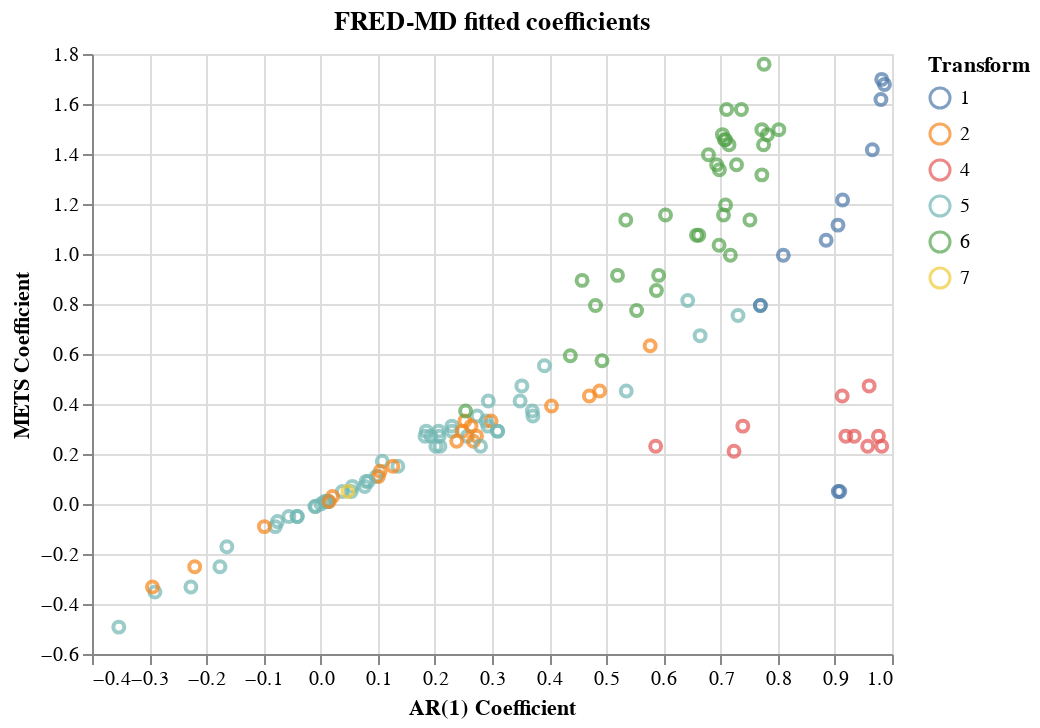

Here is the notebook cell this chart was saved with:
### Code cell
(altair.Chart(total_df, title = 'FRED-MD fitted coefficients')
 .mark_point()
 .encode(x=altair.X('ar_coef', title = 'AR(1) Coefficient'),
         y=altair.Y('mets_coef',title = 'METS Coefficient'),
         color=altair.Color('transform', title = 'Transform' )) )
#  .properties(
#     width=180,
#     height=180)
# )

### Figure 1 — Vega-Lite specification as saved in the notebook (floating-point values rounded to 4 significant figures)
{"config": {"view": {"continuousWidth": 400, "continuousHeight": 300}}, "data": {"name": "data-b1c57d727645cfcc09220cbe5350b597"}, "mark": "point", "encoding": {"color": {"type": "nominal", "field": "transform", "title": "Transform"}, "x": {"type": "quantitative", "field": "ar_coef", "title": "AR(1) Coefficient"}, "y": {"type": "quantitative", "field": "mets_coef", "title": "METS Coefficient"}}, "title": "FRED-MD fitted coefficients", "$schema": "https://vega.github.io/schema/vega-lite/v4.8.1.json", "datasets": {"data-b1c57d727645cfcc09220cbe5350b597": [{"mets_mse": 0.0001452, "ar_mse": 0.0001476, "transform": "5", "ar_coef": -0.2899, "mets_coef": -0.3518, "MSE_Ratio": -1.619, "mets_beats_ar": 1}, {"mets_mse": 8.097e-05, "ar_mse": 8.124e-05, "transform": "5", "ar_coef": 0.1352, "mets_coef": 0.1508, "MSE_Ratio": -0.3319, "mets_beats_ar": 1}, {"mets_mse": 0.0002097, "ar_mse": 0.000211, "transform": "5", "ar_coef": 0.1079, "mets_coef": 0.1709, "MSE_Ratio": -0.5919, "mets_beats_ar": 1}, {"mets_mse": 0.0002163, "ar_mse": 0.0002164, "transform": "5", "ar_coef": 0.03817, "mets_coef": 0.05025, "MSE_Ratio": -0.04738, "mets_beats_ar": 1}, {"mets_mse": 0.000503, "ar_mse": 0.0005036, "transform": "5", "ar_coef": 0.05567, "mets_coef": 0.07035, "MSE_Ratio": -0.1278, "mets_beats_ar": 1}, {"mets_mse": 0.0001917, "ar_mse": 0.0001983, "transform": "5", "ar_coef": 0.2935, "mets_coef": 0.4121, "MSE_Ratio": -3.297, "mets_beats_ar": 1}, {"mets_mse": 0.000255, "ar_mse": 0.0002602, "transform": "5", "ar_coef": 0.2298, "mets_coef": 0.3116, "MSE_Ratio": -2.017, "mets_beats_ar": 1}, {"mets_mse": 0.0003102, "ar_mse": 0.0003159, "transform": "5", "ar_coef": 0.2067, "mets_coef": 0.2915, "MSE_Ratio": -1.817, "mets_beats_ar": 1}, {"mets_mse": 0.0002543, "ar_mse": 0.0002585, "transform": "5", "ar_coef": 0.1828, "mets_coef": 0.2714, "MSE_Ratio": -1.644, "mets_beats_ar": 1}, {"mets_mse": 0.003337, "ar_mse": 0.003408, "transform": "5", "ar_coef": 0.185, "mets_coef": 0.2915, "MSE_Ratio": -2.101, "mets_beats_ar": 1}, {"mets_mse": 8.599e-05, "ar_mse": 8.612e-05, "transform": "5", "ar_coef": -0.07929, "mets_coef": -0.09045, "MSE_Ratio": -0.1515, "mets_beats_ar": 1}, {"mets_mse": 0.0007581, "ar_mse": 0.0007673, "transform": "5", "ar_coef": 0.2075, "mets_coef": 0.2714, "MSE_Ratio": -1.195, "mets_beats_ar": 1}, {"mets_mse": 0.0001847, "ar_mse": 0.0001883, "transform": "5", "ar_coef": 0.274, "mets_coef": 0.3518, "MSE_Ratio": -1.873, "mets_beats_ar": 1}, {"mets_mse": 0.0004723, "ar_mse": 0.0004774, "transform": "5", "ar_coef": 0.2897, "mets_coef": 0.3317, "MSE_Ratio": -1.053, "mets_beats_ar": 1}, {"mets_mse": 0.0002148, "ar_mse": 0.0002149, "transform": "5", "ar_coef": -0.07536, "mets_coef": -0.07035, "MSE_Ratio": -0.01976, "mets_beats_ar": 1}, {"mets_mse": 0.0002994, "ar_mse": 0.0003039, "transform": "5", "ar_coef": 0.2303, "mets_coef": 0.2915, "MSE_Ratio": -1.499, "mets_beats_ar": 1}, {"mets_mse": 0.002339, "ar_mse": 0.002366, "transform": "5", "ar_coef": -0.1762, "mets_coef": -0.2513, "MSE_Ratio": -1.136, "mets_beats_ar": 1}, {"mets_mse": 0.0006897, "ar_mse": 0.0006898, "transform": "5", "ar_coef": -0.04132, "mets_coef": -0.05025, "MSE_Ratio": -0.01994, "mets_beats_ar": 1}, {"mets_mse": 1.313, "ar_mse": 1.337, "transform": "2", "ar_coef": 0.2524, "mets_coef": 0.3317, "MSE_Ratio": -1.747, "mets_beats_ar": 1}, {"mets_mse": 70510.0, "ar_mse": 70990.0, "transform": "2", "ar_coef": -0.2203, "mets_coef": -0.2513, "MSE_Ratio": -0.667, "mets_beats_ar": 1}, {"mets_mse": 0.004171, "ar_mse": 0.004221, "transform": "2", "ar_coef": 0.2481, "mets_coef": 0.2915, "MSE_Ratio": -1.169, "mets_beats_ar": 1}, {"mets_mse": 1.708e-05, "ar_mse": 1.708e-05, "transform": "5", "ar_coef": -0.008477, "mets_coef": -0.01005, "MSE_Ratio": -0.00101, "mets_beats_ar": 1}, {"mets_mse": 0.0001788, "ar_mse": 0.0001788, "transform": "5", "ar_coef": 0.01304, "mets_coef": 0.01005, "MSE_Ratio": -0.0007715, "mets_beats_ar": 1}, {"mets_mse": 0.779, "ar_mse": 0.779, "transform": "2", "ar_coef": 0.02093, "mets_coef": 0.03015, "MSE_Ratio": -0.005593, "mets_beats_ar": 1}, {"mets_mse": 2.12, "ar_mse": 2.123, "transform": "2", "ar_coef": 0.1043, "mets_coef": 0.1307, "MSE_Ratio": -0.166, "mets_beats_ar": 1}, {"mets_mse": 0.02926, "ar_mse": 0.02994, "transform": "5", "ar_coef": -0.2269, "mets_coef": -0.3317, "MSE_Ratio": -2.294, "mets_beats_ar": 1}, {"mets_mse": 0.02053, "ar_mse": 0.02152, "transform": "5", "ar_coef": 0.3523, "mets_coef": 0.4724, "MSE_Ratio": -4.614, "mets_beats_ar": 1}, {"mets_mse": 0.006955, "ar_mse": 0.006849, "transform": "5", "ar_coef": 0.3716, "mets_coef": 0.3518, "MSE_Ratio": 1.558, "mets_beats_ar": 0}, {"mets_mse": 0.01596, "ar_mse": 0.01597, "transform": "5", "ar_coef": 0.257, "mets_coef": 0.2714, "MSE_Ratio": -0.05787, "mets_beats_ar": 1}, {"mets_mse": 0.003667, "ar_mse": 0.003663, "transform": "5", "ar_coef": 0.0772, "mets_coef": 0.07035, "MSE_Ratio": 0.1064, "mets_beats_ar": 0}, {"mets_mse": 0.04764, "ar_mse": 0.0484, "transform": "5", "ar_coef": 0.1932, "mets_coef": 0.2714, "MSE_Ratio": -1.575, "mets_beats_ar": 1}, {"mets_mse": 0.0001557, "ar_mse": 0.0001557, "transform": "5", "ar_coef": 0.0006761, "mets_coef": -0.0, "MSE_Ratio": 4.214e-05, "mets_beats_ar": 0}, {"mets_mse": 0.000124, "ar_mse": 0.000124, "transform": "5", "ar_coef": 0.006997, "mets_coef": 0.01005, "MSE_Ratio": 0.0008882, "mets_beats_ar": 0}, {"mets_mse": 8.434e-05, "ar_mse": 7.348e-05, "transform": "5", "ar_coef": 0.7305, "mets_coef": 0.7538, "MSE_Ratio": 14.78, "mets_beats_ar": 0}, {"mets_mse": 0.0002078, "ar_mse": 0.0002078, "transform": "5", "ar_coef": -0.05556, "mets_coef": -0.05025, "MSE_Ratio": 0.004859, "mets_beats_ar": 0}, {"mets_mse": 9.717e-05, "ar_mse": 9.718e-05, "transform": "5", "ar_coef": 0.05371, "mets_coef": 0.05025, "MSE_Ratio": -0.01728, "mets_beats_ar": 1}, {"mets_mse": 0.0001237, "ar_mse": 0.0001238, "transform": "5", "ar_coef": 0.09766, "mets_coef": 0.1106, "MSE_Ratio": -0.09057, "mets_beats_ar": 1}, {"mets_mse": 6.334e-05, "ar_mse": 6.334e-05, "transform": "5", "ar_coef": -0.04053, "mets_coef": -0.05025, "MSE_Ratio": -0.008704, "mets_beats_ar": 1}, {"mets_mse": 0.0001642, "ar_mse": 0.0001642, "transform": "5", "ar_coef": 0.01279, "mets_coef": 0.01005, "MSE_Ratio": -0.001251, "mets_beats_ar": 1}, {"mets_mse": 0.0001165, "ar_mse": 0.0001166, "transform": "5", "ar_coef": 0.01014, "mets_coef": 0.01005, "MSE_Ratio": -0.002072, "mets_beats_ar": 1}, {"mets_mse": 3.409e-05, "ar_mse": 3.409e-05, "transform": "5", "ar_coef": 0.07958, "mets_coef": 0.09045, "MSE_Ratio": 0.00185, "mets_beats_ar": 0}, {"mets_mse": 0.0001999, "ar_mse": 0.0001999, "transform": "5", "ar_coef": -0.009983, "mets_coef": -0.01005, "MSE_Ratio": -0.002576, "mets_beats_ar": 1}, {"mets_mse": 8.882e-06, "ar_mse": 8.781e-06, "transform": "5", "ar_coef": 0.3096, "mets_coef": 0.2915, "MSE_Ratio": 1.148, "mets_beats_ar": 0}, {"mets_mse": 2.041e-05, "ar_mse": 2.089e-05, "transform": "5", "ar_coef": 0.3492, "mets_coef": 0.4121, "MSE_Ratio": -2.298, "mets_beats_ar": 1}, {"mets_mse": 0.4384, "ar_mse": 0.07683, "transform": "1", "ar_coef": 0.9087, "mets_coef": 0.05025, "MSE_Ratio": 470.6, "mets_beats_ar": 0}, {"mets_mse": 0.01924, "ar_mse": 0.01923, "transform": "2", "ar_coef": -0.0983, "mets_coef": -0.09045, "MSE_Ratio": 0.06674, "mets_beats_ar": 0}, {"mets_mse": 0.4771, "ar_mse": 0.08578, "transform": "1", "ar_coef": 0.906, "mets_coef": 0.05025, "MSE_Ratio": 456.2, "mets_beats_ar": 0}, {"mets_mse": 0.08275, "ar_mse": 0.009149, "transform": "4", "ar_coef": 0.9575, "mets_coef": 0.2312, "MSE_Ratio": 804.5, "mets_beats_ar": 0}, {"mets_mse": 0.09913, "ar_mse": 0.07258, "transform": "4", "ar_coef": 0.5864, "mets_coef": 0.2312, "MSE_Ratio": 36.59, "mets_beats_ar": 0}, {"mets_mse": 0.08113, "ar_mse": 0.04562, "transform": "4", "ar_coef": 0.7235, "mets_coef": 0.2111, "MSE_Ratio": 77.85, "mets_beats_ar": 0}, {"mets_mse": 0.08126, "ar_mse": 0.01353, "transform": "4", "ar_coef": 0.934, "mets_coef": 0.2714, "MSE_Ratio": 500.5, "mets_beats_ar": 0}, {"mets_mse": 0.1105, "ar_mse": 0.02758, "transform": "4", "ar_coef": 0.9128, "mets_coef": 0.4322, "MSE_Ratio": 300.9, "mets_beats_ar": 0}, {"mets_mse": 0.08245, "ar_mse": 0.004112, "transform": "4", "ar_coef": 0.982, "mets_coef": 0.2312, "MSE_Ratio": 1905.0, "mets_beats_ar": 0}, {"mets_mse": 0.0849, "ar_mse": 0.04695, "transform": "4", "ar_coef": 0.7389, "mets_coef": 0.3116, "MSE_Ratio": 80.82, "mets_beats_ar": 0}, {"mets_mse": 0.05697, "ar_mse": 0.01132, "transform": "4", "ar_coef": 0.9192, "mets_coef": 0.2714, "MSE_Ratio": 403.3, "mets_beats_ar": 0}, {"mets_mse": 0.07781, "ar_mse": 0.00522, "transform": "4", "ar_coef": 0.9763, "mets_coef": 0.2714, "MSE_Ratio": 1391.0, "mets_beats_ar": 0}, {"mets_mse": 0.1046, "ar_mse": 0.01354, "transform": "4", "ar_coef": 0.96, "mets_coef": 0.4724, "MSE_Ratio": 673.0, "mets_beats_ar": 0}, {"mets_mse": 0.0007229, "ar_mse": 0.0007671, "transform": "5", "ar_coef": 0.3918, "mets_coef": 0.5528, "MSE_Ratio": -5.768, "mets_beats_ar": 1}, {"mets_mse": 0.002577, "ar_mse": 0.002582, "transform": "5", "ar_coef": -0.164, "mets_coef": -0.1709, "MSE_Ratio": -0.1835, "mets_beats_ar": 1}, {"mets_mse": 0.008995, "ar_mse": 0.009442, "transform": "5", "ar_coef": -0.3531, "mets_coef": -0.4925, "MSE_Ratio": -4.733, "mets_beats_ar": 1}, {"mets_mse": 6.764e-05, "ar_mse": 6.276e-05, "transform": "5", "ar_coef": 0.535, "mets_coef": 0.4523, "MSE_Ratio": 7.776, "mets_beats_ar": 0}, {"mets_mse": 1.809e-05, "ar_mse": 1.511e-05, "transform": "5", "ar_coef": 0.7696, "mets_coef": 0.794, "MSE_Ratio": 19.68, "mets_beats_ar": 0}, {"mets_mse": 0.0008392, "ar_mse": 0.0008427, "transform": "2", "ar_coef": 0.1266, "mets_coef": 0.1508, "MSE_Ratio": -0.4106, "mets_beats_ar": 1}, {"mets_mse": 0.0002477, "ar_mse": 0.0002891, "transform": "6", "ar_coef": 0.6974, "mets_coef": 1.035, "MSE_Ratio": -14.33, "mets_beats_ar": 1}, {"mets_mse": 4.015e-05, "ar_mse": 6.571e-05, "transform": "6", "ar_coef": 0.782, "mets_coef": 1.477, "MSE_Ratio": -38.9, "mets_beats_ar": 1}, {"mets_mse": 4.038e-05, "ar_mse": 4.349e-05, "transform": "5", "ar_coef": 0.6426, "mets_coef": 0.8141, "MSE_Ratio": -7.146, "mets_beats_ar": 1}, {"mets_mse": 0.001466, "ar_mse": 0.002697, "transform": "6", "ar_coef": 0.7106, "mets_coef": 1.578, "MSE_Ratio": -45.66, "mets_beats_ar": 1}, {"mets_mse": 0.0107, "ar_mse": 0.02358, "transform": "6", "ar_coef": 0.7761, "mets_coef": 1.759, "MSE_Ratio": -54.64, "mets_beats_ar": 1}, {"mets_mse": 2.699, "ar_mse": 2.699, "transform": "7", "ar_coef": 0.04758, "mets_coef": 0.05025, "MSE_Ratio": 0.00104, "mets_beats_ar": 0}, {"mets_mse": 0.000224, "ar_mse": 0.0004083, "transform": "6", "ar_coef": 0.7365, "mets_coef": 1.578, "MSE_Ratio": -45.12, "mets_beats_ar": 1}, {"mets_mse": 3.206e-05, "ar_mse": 4.092e-05, "transform": "6", "ar_coef": 0.7051, "mets_coef": 1.156, "MSE_Ratio": -21.66, "mets_beats_ar": 1}, {"mets_mse": 6.183e-05, "ar_mse": 6.946e-05, "transform": "6", "ar_coef": 0.5877, "mets_coef": 0.8543, "MSE_Ratio": -10.97, "mets_beats_ar": 1}, {"mets_mse": 3.902e-06, "ar_mse": 3.946e-06, "transform": "2", "ar_coef": -0.2942, "mets_coef": -0.3317, "MSE_Ratio": -1.119, "mets_beats_ar": 1}, {"mets_mse": 0.001673, "ar_mse": 0.00168, "transform": "5", "ar_coef": 0.209, "mets_coef": 0.2312, "MSE_Ratio": -0.4069, "mets_beats_ar": 1}, {"mets_mse": 0.001537, "ar_mse": 0.001545, "transform": "5", "ar_coef": 0.2017, "mets_coef": 0.2312, "MSE_Ratio": -0.5228, "mets_beats_ar": 1}, {"mets_mse": 0.00935, "ar_mse": 0.009449, "transform": "2", "ar_coef": 0.2983, "mets_coef": 0.3317, "MSE_Ratio": -1.045, "mets_beats_ar": 1}, {"mets_mse": 0.002817, "ar_mse": 0.002614, "transform": "5", "ar_coef": 0.6642, "mets_coef": 0.6734, "MSE_Ratio": 7.772, "mets_beats_ar": 0}, {"mets_mse": 0.01845, "ar_mse": 0.01832, "transform": "2", "ar_coef": 0.5768, "mets_coef": 0.6332, "MSE_Ratio": 0.7153, "mets_beats_ar": 0}, {"mets_mse": 0.03369, "ar_mse": 0.03365, "transform": "2", "ar_coef": 0.2729, "mets_coef": 0.2714, "MSE_Ratio": 0.09662, "mets_beats_ar": 0}, {"mets_mse": 0.02814, "ar_mse": 0.02797, "transform": "2", "ar_coef": 0.4041, "mets_coef": 0.392, "MSE_Ratio": 0.5942, "mets_beats_ar": 0}, {"mets_mse": 0.02303, "ar_mse": 0.02249, "transform": "2", "ar_coef": 0.4704, "mets_coef": 0.4322, "MSE_Ratio": 2.377, "mets_beats_ar": 0}, {"mets_mse": 0.02354, "ar_mse": 0.0229, "transform": "2", "ar_coef": 0.4885, "mets_coef": 0.4523, "MSE_Ratio": 2.806, "mets_beats_ar": 0}, {"mets_mse": 0.04041, "ar_mse": 0.04012, "transform": "2", "ar_coef": 0.2675, "mets_coef": 0.2513, "MSE_Ratio": 0.7308, "mets_beats_ar": 0}, {"mets_mse": 0.04076, "ar_mse": 0.04082, "transform": "2", "ar_coef": 0.2381, "mets_coef": 0.2513, "MSE_Ratio": -0.1392, "mets_beats_ar": 1}, {"mets_mse": 0.03198, "ar_mse": 0.03202, "transform": "2", "ar_coef": 0.1014, "mets_coef": 0.1106, "MSE_Ratio": -0.1396, "mets_beats_ar": 1}, {"mets_mse": 0.04651, "ar_mse": 0.04712, "transform": "2", "ar_coef": 0.2634, "mets_coef": 0.3116, "MSE_Ratio": -1.29, "mets_beats_ar": 1}, {"mets_mse": 0.03511, "ar_mse": 0.0291, "transform": "1", "ar_coef": 0.7697, "mets_coef": 0.794, "MSE_Ratio": 20.66, "mets_beats_ar": 0}, {"mets_mse": 0.02063, "ar_mse": 0.01493, "transform": "1", "ar_coef": 0.8847, "mets_coef": 1.055, "MSE_Ratio": 38.12, "mets_beats_ar": 0}, {"mets_mse": 0.01745, "ar_mse": 0.01268, "transform": "1", "ar_coef": 0.9054, "mets_coef": 1.116, "MSE_Ratio": 37.66, "mets_beats_ar": 0}, {"mets_mse": 0.02051, "ar_mse": 0.01561, "transform": "1", "ar_coef": 0.9135, "mets_coef": 1.216, "MSE_Ratio": 31.37, "mets_beats_ar": 0}, {"mets_mse": 0.07869, "ar_mse": 0.05153, "transform": "1", "ar_coef": 0.9656, "mets_coef": 1.417, "MSE_Ratio": 52.72, "mets_beats_ar": 0}, {"mets_mse": 0.1015, "ar_mse": 0.06465, "transform": "1", "ar_coef": 0.9806, "mets_coef": 1.618, "MSE_Ratio": 56.98, "mets_beats_ar": 0}, {"mets_mse": 0.1271, "ar_mse": 0.08546, "transform": "1", "ar_coef": 0.9868, "mets_coef": 1.678, "MSE_Ratio": 48.7, "mets_beats_ar": 0}, {"mets_mse": 0.1782, "ar_mse": 0.1362, "transform": "1", "ar_coef": 0.982, "mets_coef": 1.698, "MSE_Ratio": 30.9, "mets_beats_ar": 0}, {"mets_mse": 0.0002348, "ar_mse": 0.000234, "transform": "5", "ar_coef": 0.3706, "mets_coef": 0.3719, "MSE_Ratio": 0.3672, "mets_beats_ar": 0}, {"mets_mse": 0.0005344, "ar_mse": 0.0005343, "transform": "5", "ar_coef": 0.08358, "mets_coef": 0.09045, "MSE_Ratio": 0.03498, "mets_beats_ar": 0}, {"mets_mse": 0.0004926, "ar_mse": 0.0004866, "transform": "5", "ar_coef": 0.28, "mets_coef": 0.2312, "MSE_Ratio": 1.248, "mets_beats_ar": 0}, {"mets_mse": 0.000459, "ar_mse": 0.0004544, "transform": "5", "ar_coef": 0.3099, "mets_coef": 0.2915, "MSE_Ratio": 1.019, "mets_beats_ar": 0}, {"mets_mse": 0.0003858, "ar_mse": 0.0003872, "transform": "5", "ar_coef": 0.2926, "mets_coef": 0.3116, "MSE_Ratio": -0.3514, "mets_beats_ar": 1}, {"mets_mse": 6.778e-05, "ar_mse": 8.54e-05, "transform": "6", "ar_coef": 0.6619, "mets_coef": 1.075, "MSE_Ratio": -20.64, "mets_beats_ar": 1}, {"mets_mse": 0.0001216, "ar_mse": 0.0001543, "transform": "6", "ar_coef": 0.6579, "mets_coef": 1.075, "MSE_Ratio": -21.22, "mets_beats_ar": 1}, {"mets_mse": 8.46e-05, "ar_mse": 0.0001365, "transform": "6", "ar_coef": 0.802, "mets_coef": 1.497, "MSE_Ratio": -38.0, "mets_beats_ar": 1}, {"mets_mse": 0.001515, "ar_mse": 0.001807, "transform": "6", "ar_coef": 0.7514, "mets_coef": 1.136, "MSE_Ratio": -16.13, "mets_beats_ar": 1}, {"mets_mse": 0.01737, "ar_mse": 0.02415, "transform": "6", "ar_coef": 0.6036, "mets_coef": 1.156, "MSE_Ratio": -28.07, "mets_beats_ar": 1}, {"mets_mse": 0.001509, "ar_mse": 0.001999, "transform": "6", "ar_coef": 0.7087, "mets_coef": 1.196, "MSE_Ratio": -24.52, "mets_beats_ar": 1}, {"mets_mse": 8.283e-06, "ar_mse": 1.397e-05, "transform": "6", "ar_coef": 0.7087, "mets_coef": 1.457, "MSE_Ratio": -40.73, "mets_beats_ar": 1}, {"mets_mse": 6.225e-05, "ar_mse": 8.661e-05, "transform": "6", "ar_coef": 0.5341, "mets_coef": 1.136, "MSE_Ratio": -28.13, "mets_beats_ar": 1}, {"mets_mse": 0.0002833, "ar_mse": 0.000462, "transform": "6", "ar_coef": 0.6788, "mets_coef": 1.397, "MSE_Ratio": -38.68, "mets_beats_ar": 1}, {"mets_mse": 4.259e-06, "ar_mse": 4.977e-06, "transform": "6", "ar_coef": 0.5916, "mets_coef": 0.9146, "MSE_Ratio": -14.44, "mets_beats_ar": 1}, {"mets_mse": 4.83e-05, "ar_mse": 7.55e-05, "transform": "6", "ar_coef": 0.6931, "mets_coef": 1.357, "MSE_Ratio": -36.02, "mets_beats_ar": 1}, {"mets_mse": 7.664e-06, "ar_mse": 1.069e-05, "transform": "6", "ar_coef": 0.7752, "mets_coef": 1.437, "MSE_Ratio": -28.29, "mets_beats_ar": 1}, {"mets_mse": 1.107e-06, "ar_mse": 1.526e-06, "transform": "6", "ar_coef": 0.7723, "mets_coef": 1.317, "MSE_Ratio": -27.47, "mets_beats_ar": 1}, {"mets_mse": 1.133e-05, "ar_mse": 1.956e-05, "transform": "6", "ar_coef": 0.7032, "mets_coef": 1.477, "MSE_Ratio": -42.11, "mets_beats_ar": 1}, {"mets_mse": 1.797e-05, "ar_mse": 2.994e-05, "transform": "6", "ar_coef": 0.7148, "mets_coef": 1.437, "MSE_Ratio": -39.97, "mets_beats_ar": 1}, {"mets_mse": 9.676e-06, "ar_mse": 1.629e-05, "transform": "6", "ar_coef": 0.7069, "mets_coef": 1.457, "MSE_Ratio": -40.6, "mets_beats_ar": 1}, {"mets_mse": 4.174e-06, "ar_mse": 6.379e-06, "transform": "6", "ar_coef": 0.7279, "mets_coef": 1.357, "MSE_Ratio": -34.57, "mets_beats_ar": 1}, {"mets_mse": 9.827e-06, "ar_mse": 1.184e-05, "transform": "6", "ar_coef": 0.4576, "mets_coef": 0.8945, "MSE_Ratio": -17.03, "mets_beats_ar": 1}, {"mets_mse": 5.759e-05, "ar_mse": 8.932e-05, "transform": "6", "ar_coef": 0.6979, "mets_coef": 1.337, "MSE_Ratio": -35.52, "mets_beats_ar": 1}, {"mets_mse": 1.139e-06, "ar_mse": 1.212e-06, "transform": "6", "ar_coef": 0.7172, "mets_coef": 0.995, "MSE_Ratio": -6.02, "mets_beats_ar": 1}, {"mets_mse": 4.06e-06, "ar_mse": 4.118e-06, "transform": "6", "ar_coef": 0.4925, "mets_coef": 0.5729, "MSE_Ratio": -1.4, "mets_beats_ar": 1}, {"mets_mse": 2.456e-05, "ar_mse": 2.531e-05, "transform": "6", "ar_coef": 0.2538, "mets_coef": 0.3719, "MSE_Ratio": -2.961, "mets_beats_ar": 1}, {"mets_mse": 5.116e-06, "ar_mse": 5.379e-06, "transform": "6", "ar_coef": 0.4371, "mets_coef": 0.593, "MSE_Ratio": -4.895, "mets_beats_ar": 1}, {"mets_mse": 17.34, "ar_mse": 17.34, "transform": "2", "ar_coef": 0.01507, "mets_coef": 0.01005, "MSE_Ratio": 0.001191, "mets_beats_ar": 0}, {"mets_mse": 7.2e-05, "ar_mse": 0.0001215, "transform": "6", "ar_coef": 0.7723, "mets_coef": 1.497, "MSE_Ratio": -40.72, "mets_beats_ar": 1}, {"mets_mse": 0.0005772, "ar_mse": 0.0006403, "transform": "6", "ar_coef": 0.5531, "mets_coef": 0.7739, "MSE_Ratio": -9.851, "mets_beats_ar": 1}, {"mets_mse": 0.0009701, "ar_mse": 0.001111, "transform": "6", "ar_coef": 0.4811, "mets_coef": 0.794, "MSE_Ratio": -12.67, "mets_beats_ar": 1}, {"mets_mse": 0.000121, "ar_mse": 0.0001435, "transform": "6", "ar_coef": 0.5196, "mets_coef": 0.9146, "MSE_Ratio": -15.65, "mets_beats_ar": 1}, {"mets_mse": 39.32, "ar_mse": 35.31, "transform": "1", "ar_coef": 0.8098, "mets_coef": 0.995, "MSE_Ratio": 11.36, "mets_beats_ar": 0}]}}
